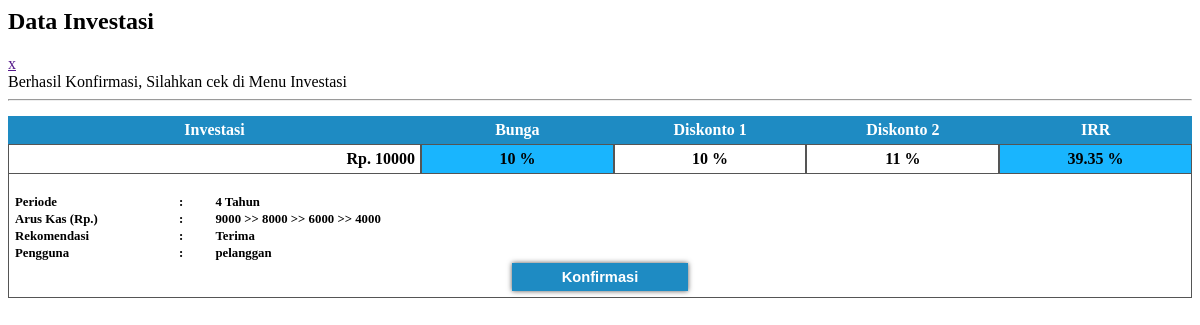
/admin/notif.php, run on the app's committed database.
### tables this page shows
CREATE TABLE IF NOT EXISTS `tbl_run_inv` (
  `id_run` int(5) NOT NULL AUTO_INCREMENT,
  `id_inv` int(5) NOT NULL,
  `id_not` int(5) NOT NULL,
  `id_user` int(5) NOT NULL,
  `tgl_start` varchar(15) NOT NULL,
  `tgl_finish` varchar(15) NOT NULL,
  PRIMARY KEY (`id_run`)
);

CREATE TABLE IF NOT EXISTS `tbl_inv` (
  `id_inv` int(5) NOT NULL AUTO_INCREMENT,
  `inves` bigint(20) NOT NULL,
  `bunga` int(11) NOT NULL,
  `df1` int(11) NOT NULL,
  `df2` int(11) NOT NULL,
  `irr` double NOT NULL,
  `periode` varchar(30) NOT NULL,
  `kas` varchar(150) NOT NULL,
  `jml_periode` int(5) NOT NULL,
  `rekomen` varchar(10) NOT NULL,
  `yn` enum('y','n') NOT NULL DEFAULT 'n',
  PRIMARY KEY (`id_inv`)
);

CREATE TABLE IF NOT EXISTS `tbl_user` (
  `id_user` int(5) NOT NULL AUTO_INCREMENT,
  `username` varchar(20) NOT NULL,
  `password` varchar(50) NOT NULL,
  `fname` varchar(25) NOT NULL,
  `lname` varchar(25) NOT NULL,
  `address` varchar(35) NOT NULL,
  `email` varchar(40) NOT NULL,
  `phone` varchar(15) NOT NULL,
  `fb` varchar(25) NOT NULL,
  `twitter` varchar(25) NOT NULL,
  `level` enum('admin','eksekutif') NOT NULL DEFAULT 'eksekutif',
  PRIMARY KEY (`id_user`)
);

### admin/notif.php (the view, shortened to what this page needs)
<link rel="stylesheet" href="css/data.css"  type="text/css" />
<h2>Data Investasi</h2>
<div id="flash">
<div class="clos"><a href="" title="close">x</a></div>
<div class="isinya">
<a>Berhasil Konfirmasi, Silahkan cek di Menu Investasi</a>
</div>
</div>
<hr />
<?php
$query = mysql_query("SELECT * FROM tbl_run_inv INNER JOIN tbl_user ON tbl_run_inv.id_user=tbl_user.id_user INNER JOIN tbl_inv ON tbl_run_inv.id_not=tbl_inv.id_inv WHERE tbl_inv.yn='y' AND tbl_run_inv.id_inv='0'  ORDER BY tbl_run_inv.id_run DESC");
$jumlah = mysql_num_rows($query);
if (!empty($jumlah)){
	while($d = mysql_fetch_array($query)){
?>
	<table border="0" cellpadding="5" cellspacing="0">
	<thead>
		<tr>
			<td>Investasi</td>
			<td>Bunga</td>
			<td>Diskonto 1</td>
			<td>Diskonto 2</td>
			<td>IRR</td>
		</tr>
	</thead>
	<tbody>
		<tr>
			<td class="inves"><? echo 'Rp. '.$d['inves'];?></td>
			<td class="bung1"><? echo $d['bunga'].' &#37;';?></td>
			<td class="bung"><? echo $d['df1'].' &#37;';?></td>
			<td class="bung"><? echo $d['df2'].' &#37;';?></td>
			<td class="bung1"><? echo $d['irr'].' &#37;';?></td>
		</tr>
		<tr>
			<td colspan="5" class="sub-tabel">
				<table border="0" cellspacing="0">
				<tr class="per">
					<td class="per-contain">Periode</td>
					<td>:</td>
					<td><? echo $d['jml_periode'].' Tahun';?></td>
				</tr>
				<tr class="per">
					<td class="per-contain">Arus Kas (Rp.)</td>
					<td>:</td>
					<td><? echo $d['kas'];?></td>
				</tr>
				<tr class="per">
					<td class="per-contain">Rekomendasi</td>
					<td>:</td>
					<td><? echo $d['rekomen'];?></td>
				</tr>
				<tr class="per">
					<td class="per-contain">Pengguna</td>
					<td>:</td>
					<td><? echo $d['username'];?></td>
				</tr>
				<tr>
					<td colspan="3" class="bung2" align="center">
						<button><a href="admin/konfir.php/?not=<? echo $d['id_not'];?>&l=<? echo $d['jml_periode'];?>">Konfirmasi</a></button>
					</td>
				</tr>
				</table>
			</td>
		</tr>
	</tbody>
	</table>
<?php
	}
} else {
	die("TIDAK ADA PEMBERITAHUAN");
}
?>

### css/data.css (style rules this page uses)
table { width:100%; margin-top:15px; }
table thead { background:#1e8bc3; color:#fff; font-weight:bold; text-align:center; }
.inves { width:30%; text-align:right; font-weight:bold; border:1px solid #555; font-size:1.0em; }
.bung { width:14%; text-align:center; font-weight:bold; border:1px solid #555; font-size:1.0em; }
.bung1 { width:14%; text-align:center; font-weight:bold; border:1px solid #555; background:#19b5fe; font-size:1.0em; }
.sub-tabel { border:1px solid #555; border-top:none; }
.per { text-align:left; font-weight:bold; font-size:0.8em; }
.per-contain { width:14%; }
.bung2 button { background:#1e8bc3; border:1px solid #1e8bc3; padding:5px; width:15%; box-shadow:0 0 5px #555; -webkit-transition:border 0.5s; -moz-transition:border 0.5s; -webkit-transition:box-shadow 0.3s; -moz-transition:boxshadow 0.3s; }
.bung2 button a { text-decoration:none; color:#fff; font-weight:bold; font-size:1.1em; }

### data on the page
tbl_run_inv: tbl_inv.inves "10000", tbl_inv.bunga "10", tbl_inv.df1 "10", tbl_inv.df2 "11", tbl_inv.irr "39.35", tbl_inv.jml_periode "4", tbl_inv.kas "9000 >> 8000 >> 6000 >> 4000", tbl_inv.rekomen "Terima", id_user.username "pelanggan"
